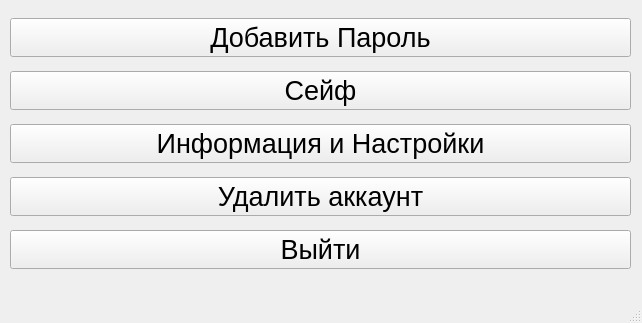
<?xml version="1.0" encoding="UTF-8"?>
<ui version="4.0">
 <class>MainPage</class>
 <widget class="QMainWindow" name="MainPage">
  <property name="geometry">
   <rect>
    <x>0</x>
    <y>0</y>
    <width>642</width>
    <height>323</height>
   </rect>
  </property>
  <property name="windowTitle">
   <string>MainPage</string>
  </property>
  <property name="windowIcon">
   <iconset>
    <normalon>safe.png</normalon>
   </iconset>
  </property>
  <widget class="QWidget" name="centralwidget">
   <widget class="QWidget" name="verticalLayoutWidget">
    <property name="geometry">
     <rect>
      <x>10</x>
      <y>10</y>
      <width>621</width>
      <height>271</height>
     </rect>
    </property>
    <layout class="QVBoxLayout" name="verticalLayout">
     <item>
      <widget class="QPushButton" name="AddPasswd">
       <property name="font">
        <font>
         <pointsize>20</pointsize>
        </font>
       </property>
       <property name="text">
        <string>Добавить Пароль</string>
       </property>
      </widget>
     </item>
     <item>
      <widget class="QPushButton" name="Safe">
       <property name="font">
        <font>
         <pointsize>20</pointsize>
        </font>
       </property>
       <property name="text">
        <string>Сейф</string>
       </property>
      </widget>
     </item>
     <item>
      <widget class="QPushButton" name="Settings">
       <property name="font">
        <font>
         <pointsize>20</pointsize>
        </font>
       </property>
       <property name="text">
        <string>Информация и Настройки</string>
       </property>
      </widget>
     </item>
     <item>
      <widget class="QPushButton" name="delete_account">
       <property name="font">
        <font>
         <pointsize>20</pointsize>
        </font>
       </property>
       <property name="text">
        <string>Удалить аккаунт</string>
       </property>
      </widget>
     </item>
     <item>
      <widget class="QPushButton" name="exit">
       <property name="font">
        <font>
         <pointsize>20</pointsize>
        </font>
       </property>
       <property name="text">
        <string>Выйти</string>
       </property>
      </widget>
     </item>
    </layout>
   </widget>
  </widget>
  <widget class="QMenuBar" name="menubar">
   <property name="geometry">
    <rect>
     <x>0</x>
     <y>0</y>
     <width>642</width>
     <height>21</height>
    </rect>
   </property>
  </widget>
  <widget class="QStatusBar" name="statusbar"/>
 </widget>
 <resources/>
 <connections/>
</ui>
